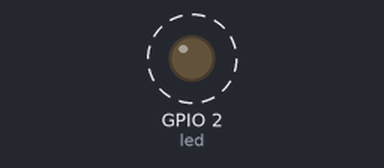
Simulated run of this program. Board: ESP8266 board running MicroPython. Shown: output pins drawn as LEDs (lit = HIGH, except the on-board LED, lit = LOW). Dashed ring = blinking.

Above: at 0.02 s.
Timing chart, 0 to 3.0 s (numbered marks = the images above):
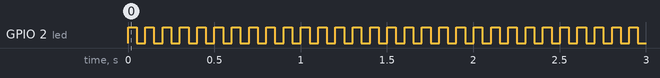

Measured:
- by itself, GPIO 2 (led): alternates HIGH for 0.05 s and LOW for 0.05 s

The program:

helloWorldOrSo.py
```python
# copied from https://randomnerdtutorials.com/getting-started-micropython-esp32-esp8266/
from machine import Pin
from time import sleep

# this LED exists on every ESP8266
led = Pin(2, Pin.OUT)

# the "main"
while True:
    led.value(not led.value())
    sleep(0.05)  # discoooo! flashes with a frequency of 10 Hz (on-off-cycle takes 2*0.05s -> 10 Hz)
```
